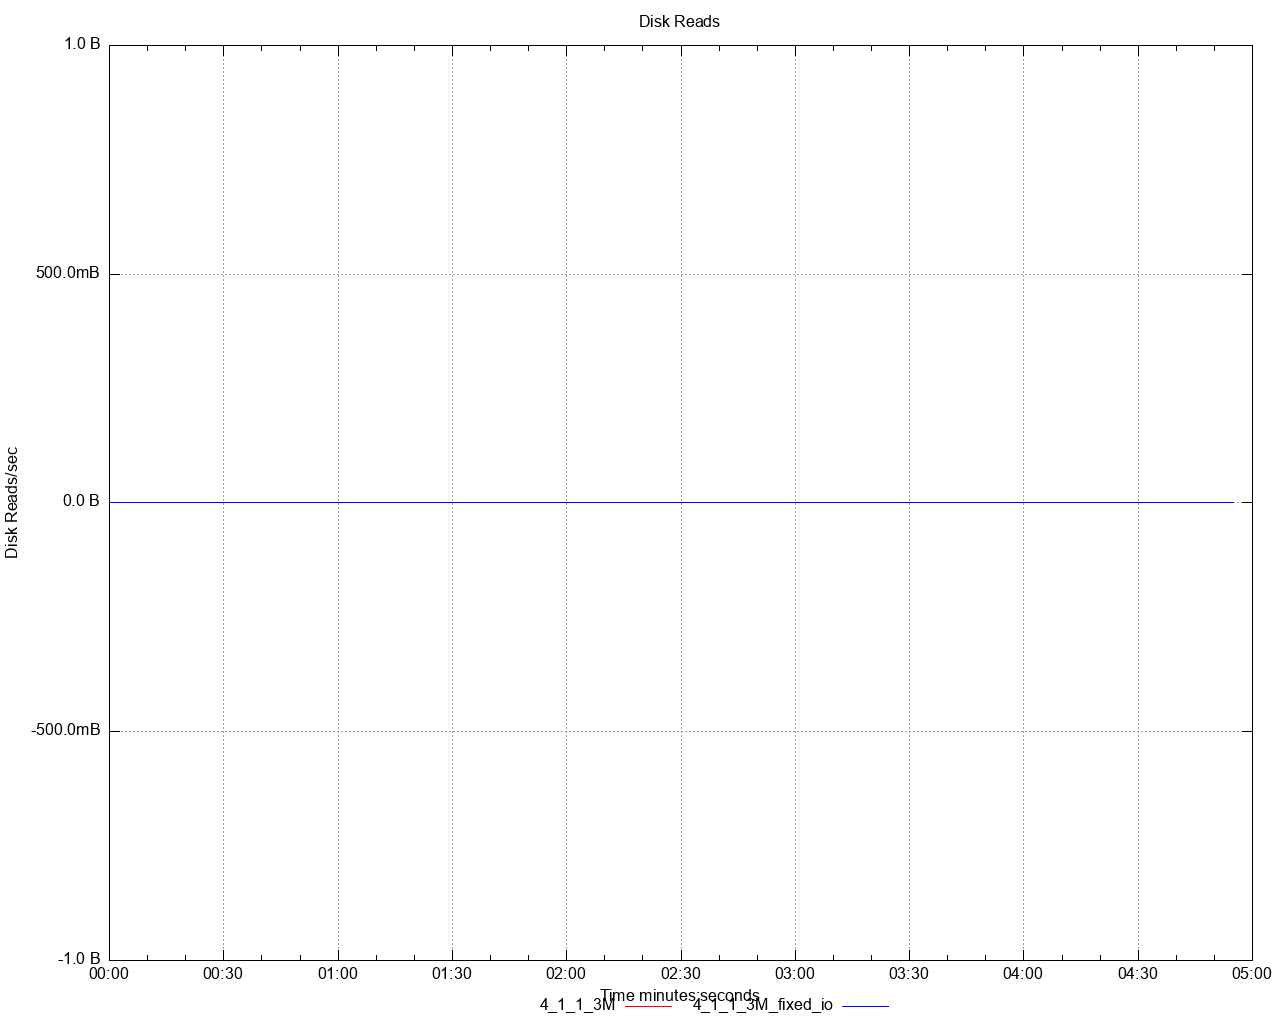

Generate this figure with gnuplot:
set title 'Disk Reads' noenhanced
set style data lines
set datafile separator ","
set terminal png size 1280,1024
set grid
set key below
set xdata time
set timefmt "%s"
offset = 0
t0(x)=(offset=($0==0) ? x : offset, x - offset)
set xlabel 'Time minutes:seconds'
set ylabel 'Disk Reads/sec'
set format y '%.1s%cB'
set output '/Users/ahmet.mircik/simulator/tests/report_3M_rate_limit_fixed_io/dstat/disk_read_A3.png'
plot \
   '/Users/ahmet.mircik/simulator/tests/report_3M_rate_limit_fixed_io/data/disk_read_A3_1.data' using (t0(timecolumn(1))):2 title "4_1_1_3M" noenhanced lt rgb "red", \
   '/Users/ahmet.mircik/simulator/tests/report_3M_rate_limit_fixed_io/data/disk_read_A3_2.data' using (t0(timecolumn(1))):2 title "4_1_1_3M_fixed_io" noenhanced lt rgb "blue", \
